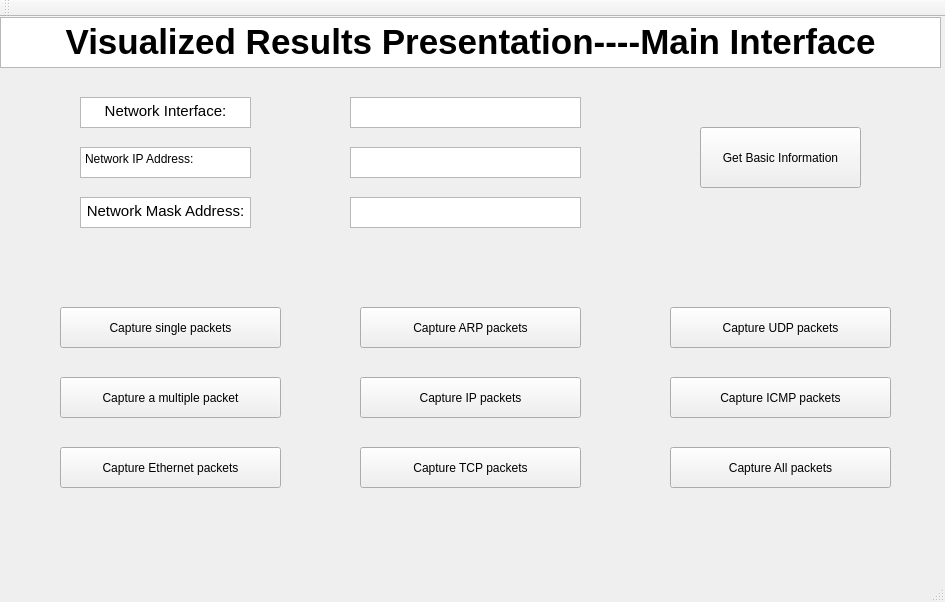
<?xml version="1.0" encoding="UTF-8"?>
<ui version="4.0">
 <class>MainWindow</class>
 <widget class="QMainWindow" name="MainWindow">
  <property name="geometry">
   <rect>
    <x>0</x>
    <y>0</y>
    <width>945</width>
    <height>602</height>
   </rect>
  </property>
  <property name="windowTitle">
   <string>Experiment 4: Learning of network packet capture development kit Libpcap</string>
  </property>
  <widget class="QWidget" name="centralWidget">
   <widget class="QTextEdit" name="textEdit">
    <property name="enabled">
     <bool>true</bool>
    </property>
    <property name="geometry">
     <rect>
      <x>0</x>
      <y>0</y>
      <width>941</width>
      <height>51</height>
     </rect>
    </property>
    <property name="readOnly">
     <bool>true</bool>
    </property>
    <property name="html">
     <string>&lt;!DOCTYPE HTML PUBLIC &quot;-//W3C//DTD HTML 4.0//EN&quot; &quot;http://www.w3.org/TR/REC-html40/strict.dtd&quot;&gt;
&lt;html&gt;&lt;head&gt;&lt;meta name=&quot;qrichtext&quot; content=&quot;1&quot; /&gt;&lt;style type=&quot;text/css&quot;&gt;
p, li { white-space: pre-wrap; }
&lt;/style&gt;&lt;/head&gt;&lt;body style=&quot; font-family:'Ubuntu'; font-size:11pt; font-weight:400; font-style:normal;&quot;&gt;
&lt;p align=&quot;center&quot; style=&quot; margin-top:0px; margin-bottom:0px; margin-left:0px; margin-right:0px; -qt-block-indent:0; text-indent:0px;&quot;&gt;&lt;span style=&quot; font-size:26pt; font-weight:600;&quot;&gt;Visualized Results Presentation----Main Interface&lt;/span&gt;&lt;/p&gt;&lt;/body&gt;&lt;/html&gt;</string>
    </property>
   </widget>
   <widget class="QTextEdit" name="textEdit_2">
    <property name="geometry">
     <rect>
      <x>80</x>
      <y>80</y>
      <width>171</width>
      <height>31</height>
     </rect>
    </property>
    <property name="readOnly">
     <bool>true</bool>
    </property>
    <property name="html">
     <string>&lt;!DOCTYPE HTML PUBLIC &quot;-//W3C//DTD HTML 4.0//EN&quot; &quot;http://www.w3.org/TR/REC-html40/strict.dtd&quot;&gt;
&lt;html&gt;&lt;head&gt;&lt;meta name=&quot;qrichtext&quot; content=&quot;1&quot; /&gt;&lt;style type=&quot;text/css&quot;&gt;
p, li { white-space: pre-wrap; }
&lt;/style&gt;&lt;/head&gt;&lt;body style=&quot; font-family:'Ubuntu'; font-size:11pt; font-weight:400; font-style:normal;&quot;&gt;
&lt;p align=&quot;center&quot; style=&quot; margin-top:0px; margin-bottom:0px; margin-left:0px; margin-right:0px; -qt-block-indent:0; text-indent:0px;&quot;&gt;Network Interface:&lt;/p&gt;&lt;/body&gt;&lt;/html&gt;</string>
    </property>
   </widget>
   <widget class="QPlainTextEdit" name="plainTextEdit">
    <property name="geometry">
     <rect>
      <x>80</x>
      <y>130</y>
      <width>171</width>
      <height>31</height>
     </rect>
    </property>
    <property name="readOnly">
     <bool>true</bool>
    </property>
    <property name="plainText">
     <string>Network IP Address:</string>
    </property>
   </widget>
   <widget class="QTextEdit" name="textEdit_3">
    <property name="geometry">
     <rect>
      <x>80</x>
      <y>180</y>
      <width>171</width>
      <height>31</height>
     </rect>
    </property>
    <property name="readOnly">
     <bool>true</bool>
    </property>
    <property name="html">
     <string>&lt;!DOCTYPE HTML PUBLIC &quot;-//W3C//DTD HTML 4.0//EN&quot; &quot;http://www.w3.org/TR/REC-html40/strict.dtd&quot;&gt;
&lt;html&gt;&lt;head&gt;&lt;meta name=&quot;qrichtext&quot; content=&quot;1&quot; /&gt;&lt;style type=&quot;text/css&quot;&gt;
p, li { white-space: pre-wrap; }
&lt;/style&gt;&lt;/head&gt;&lt;body style=&quot; font-family:'Ubuntu'; font-size:11pt; font-weight:400; font-style:normal;&quot;&gt;
&lt;p align=&quot;center&quot; style=&quot; margin-top:0px; margin-bottom:0px; margin-left:0px; margin-right:0px; -qt-block-indent:0; text-indent:0px;&quot;&gt;Network Mask Address:&lt;/p&gt;&lt;/body&gt;&lt;/html&gt;</string>
    </property>
   </widget>
   <widget class="QTextEdit" name="te_net_interface">
    <property name="geometry">
     <rect>
      <x>350</x>
      <y>80</y>
      <width>231</width>
      <height>31</height>
     </rect>
    </property>
    <property name="html">
     <string>&lt;!DOCTYPE HTML PUBLIC &quot;-//W3C//DTD HTML 4.0//EN&quot; &quot;http://www.w3.org/TR/REC-html40/strict.dtd&quot;&gt;
&lt;html&gt;&lt;head&gt;&lt;meta name=&quot;qrichtext&quot; content=&quot;1&quot; /&gt;&lt;style type=&quot;text/css&quot;&gt;
p, li { white-space: pre-wrap; }
&lt;/style&gt;&lt;/head&gt;&lt;body style=&quot; font-family:'Ubuntu'; font-size:11pt; font-weight:400; font-style:normal;&quot;&gt;
&lt;p align=&quot;center&quot; style=&quot;-qt-paragraph-type:empty; margin-top:0px; margin-bottom:0px; margin-left:0px; margin-right:0px; -qt-block-indent:0; text-indent:0px;&quot;&gt;&lt;br /&gt;&lt;/p&gt;&lt;/body&gt;&lt;/html&gt;</string>
    </property>
   </widget>
   <widget class="QTextEdit" name="te_net_ip">
    <property name="geometry">
     <rect>
      <x>350</x>
      <y>130</y>
      <width>231</width>
      <height>31</height>
     </rect>
    </property>
    <property name="html">
     <string>&lt;!DOCTYPE HTML PUBLIC &quot;-//W3C//DTD HTML 4.0//EN&quot; &quot;http://www.w3.org/TR/REC-html40/strict.dtd&quot;&gt;
&lt;html&gt;&lt;head&gt;&lt;meta name=&quot;qrichtext&quot; content=&quot;1&quot; /&gt;&lt;style type=&quot;text/css&quot;&gt;
p, li { white-space: pre-wrap; }
&lt;/style&gt;&lt;/head&gt;&lt;body style=&quot; font-family:'Ubuntu'; font-size:11pt; font-weight:400; font-style:normal;&quot;&gt;
&lt;p align=&quot;center&quot; style=&quot;-qt-paragraph-type:empty; margin-top:0px; margin-bottom:0px; margin-left:0px; margin-right:0px; -qt-block-indent:0; text-indent:0px;&quot;&gt;&lt;br /&gt;&lt;/p&gt;&lt;/body&gt;&lt;/html&gt;</string>
    </property>
   </widget>
   <widget class="QTextEdit" name="te_net_mask">
    <property name="geometry">
     <rect>
      <x>350</x>
      <y>180</y>
      <width>231</width>
      <height>31</height>
     </rect>
    </property>
    <property name="html">
     <string>&lt;!DOCTYPE HTML PUBLIC &quot;-//W3C//DTD HTML 4.0//EN&quot; &quot;http://www.w3.org/TR/REC-html40/strict.dtd&quot;&gt;
&lt;html&gt;&lt;head&gt;&lt;meta name=&quot;qrichtext&quot; content=&quot;1&quot; /&gt;&lt;style type=&quot;text/css&quot;&gt;
p, li { white-space: pre-wrap; }
&lt;/style&gt;&lt;/head&gt;&lt;body style=&quot; font-family:'Ubuntu'; font-size:11pt; font-weight:400; font-style:normal;&quot;&gt;
&lt;p align=&quot;center&quot; style=&quot;-qt-paragraph-type:empty; margin-top:0px; margin-bottom:0px; margin-left:0px; margin-right:0px; -qt-block-indent:0; text-indent:0px;&quot;&gt;&lt;br /&gt;&lt;/p&gt;&lt;/body&gt;&lt;/html&gt;</string>
    </property>
   </widget>
   <widget class="QPushButton" name="get_base_infor">
    <property name="geometry">
     <rect>
      <x>700</x>
      <y>110</y>
      <width>161</width>
      <height>61</height>
     </rect>
    </property>
    <property name="text">
     <string>Get Basic Information</string>
    </property>
   </widget>
   <widget class="QPushButton" name="btn_single">
    <property name="geometry">
     <rect>
      <x>60</x>
      <y>360</y>
      <width>221</width>
      <height>41</height>
     </rect>
    </property>
    <property name="text">
     <string>Capture a multiple packet</string>
    </property>
   </widget>
   <widget class="QPushButton" name="btn_multiple">
    <property name="geometry">
     <rect>
      <x>60</x>
      <y>290</y>
      <width>221</width>
      <height>41</height>
     </rect>
    </property>
    <property name="text">
     <string>Capture single packets</string>
    </property>
   </widget>
   <widget class="QPushButton" name="btn_ethernet">
    <property name="geometry">
     <rect>
      <x>60</x>
      <y>430</y>
      <width>221</width>
      <height>41</height>
     </rect>
    </property>
    <property name="text">
     <string>Capture Ethernet packets</string>
    </property>
   </widget>
   <widget class="QPushButton" name="btn_arp">
    <property name="geometry">
     <rect>
      <x>360</x>
      <y>290</y>
      <width>221</width>
      <height>41</height>
     </rect>
    </property>
    <property name="text">
     <string>Capture ARP packets</string>
    </property>
   </widget>
   <widget class="QPushButton" name="btn_ip">
    <property name="geometry">
     <rect>
      <x>360</x>
      <y>360</y>
      <width>221</width>
      <height>41</height>
     </rect>
    </property>
    <property name="text">
     <string>Capture IP packets</string>
    </property>
   </widget>
   <widget class="QPushButton" name="btn_tcp">
    <property name="geometry">
     <rect>
      <x>360</x>
      <y>430</y>
      <width>221</width>
      <height>41</height>
     </rect>
    </property>
    <property name="text">
     <string>Capture TCP packets</string>
    </property>
   </widget>
   <widget class="QPushButton" name="btn_udp">
    <property name="geometry">
     <rect>
      <x>670</x>
      <y>290</y>
      <width>221</width>
      <height>41</height>
     </rect>
    </property>
    <property name="text">
     <string>Capture UDP packets</string>
    </property>
   </widget>
   <widget class="QPushButton" name="btn_icmp">
    <property name="geometry">
     <rect>
      <x>670</x>
      <y>360</y>
      <width>221</width>
      <height>41</height>
     </rect>
    </property>
    <property name="text">
     <string>Capture ICMP packets</string>
    </property>
   </widget>
   <widget class="QPushButton" name="btn_all">
    <property name="geometry">
     <rect>
      <x>670</x>
      <y>430</y>
      <width>221</width>
      <height>41</height>
     </rect>
    </property>
    <property name="text">
     <string>Capture All packets</string>
    </property>
   </widget>
  </widget>
  <widget class="QMenuBar" name="menuBar">
   <property name="geometry">
    <rect>
     <x>0</x>
     <y>0</y>
     <width>945</width>
     <height>28</height>
    </rect>
   </property>
  </widget>
  <widget class="QToolBar" name="mainToolBar">
   <attribute name="toolBarArea">
    <enum>TopToolBarArea</enum>
   </attribute>
   <attribute name="toolBarBreak">
    <bool>false</bool>
   </attribute>
  </widget>
  <widget class="QStatusBar" name="statusBar"/>
 </widget>
 <layoutdefault spacing="6" margin="11"/>
 <resources/>
 <connections/>
</ui>
